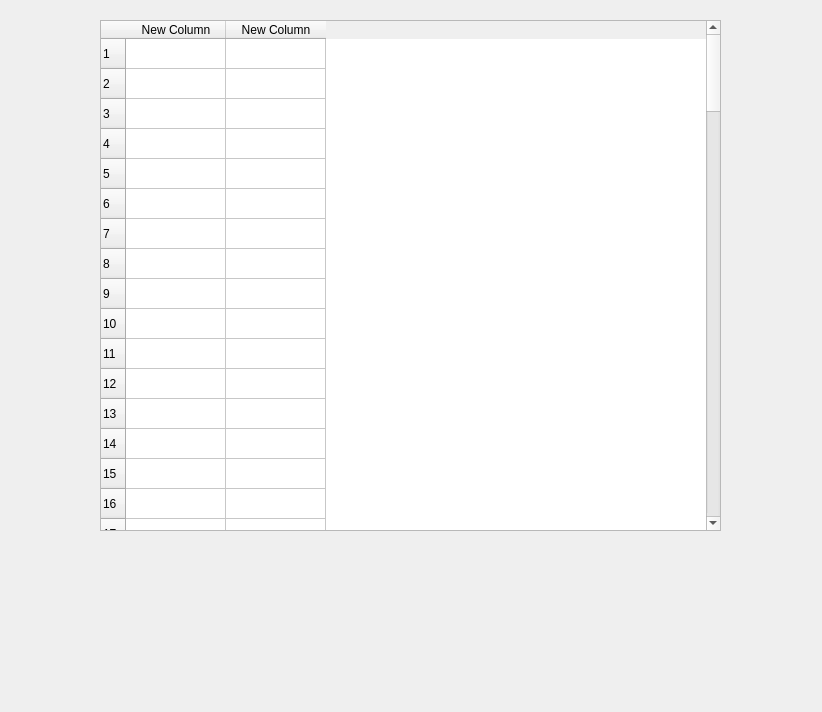
<?xml version="1.0" encoding="UTF-8"?>
<ui version="4.0">
 <class>AuthorCount</class>
 <widget class="QDialog" name="AuthorCount">
  <property name="geometry">
   <rect>
    <x>0</x>
    <y>0</y>
    <width>822</width>
    <height>712</height>
   </rect>
  </property>
  <property name="windowTitle">
   <string>Dialog</string>
  </property>
  <widget class="QTableWidget" name="tableWidget">
   <property name="geometry">
    <rect>
     <x>100</x>
     <y>20</y>
     <width>621</width>
     <height>511</height>
    </rect>
   </property>
   <row>
    <property name="text">
     <string>1</string>
    </property>
   </row>
   <row>
    <property name="text">
     <string>2</string>
    </property>
   </row>
   <row>
    <property name="text">
     <string>3</string>
    </property>
   </row>
   <row>
    <property name="text">
     <string>4</string>
    </property>
   </row>
   <row>
    <property name="text">
     <string>5</string>
    </property>
   </row>
   <row>
    <property name="text">
     <string>6</string>
    </property>
   </row>
   <row>
    <property name="text">
     <string>7</string>
    </property>
   </row>
   <row>
    <property name="text">
     <string>8</string>
    </property>
   </row>
   <row>
    <property name="text">
     <string>9</string>
    </property>
   </row>
   <row>
    <property name="text">
     <string>10</string>
    </property>
   </row>
   <row>
    <property name="text">
     <string>11</string>
    </property>
   </row>
   <row>
    <property name="text">
     <string>12</string>
    </property>
   </row>
   <row>
    <property name="text">
     <string>13</string>
    </property>
   </row>
   <row>
    <property name="text">
     <string>14</string>
    </property>
   </row>
   <row>
    <property name="text">
     <string>15</string>
    </property>
   </row>
   <row>
    <property name="text">
     <string>16</string>
    </property>
   </row>
   <row>
    <property name="text">
     <string>17</string>
    </property>
   </row>
   <row>
    <property name="text">
     <string>18</string>
    </property>
   </row>
   <row>
    <property name="text">
     <string>19</string>
    </property>
   </row>
   <row>
    <property name="text">
     <string>20</string>
    </property>
   </row>
   <row>
    <property name="text">
     <string>21</string>
    </property>
   </row>
   <row>
    <property name="text">
     <string>22</string>
    </property>
   </row>
   <row>
    <property name="text">
     <string>23</string>
    </property>
   </row>
   <row>
    <property name="text">
     <string>24</string>
    </property>
   </row>
   <row>
    <property name="text">
     <string>25</string>
    </property>
   </row>
   <row>
    <property name="text">
     <string>26</string>
    </property>
   </row>
   <row>
    <property name="text">
     <string>27</string>
    </property>
   </row>
   <row>
    <property name="text">
     <string>28</string>
    </property>
   </row>
   <row>
    <property name="text">
     <string>29</string>
    </property>
   </row>
   <row>
    <property name="text">
     <string>30</string>
    </property>
   </row>
   <row>
    <property name="text">
     <string>31</string>
    </property>
   </row>
   <row>
    <property name="text">
     <string>32</string>
    </property>
   </row>
   <row>
    <property name="text">
     <string>33</string>
    </property>
   </row>
   <row>
    <property name="text">
     <string>34</string>
    </property>
   </row>
   <row>
    <property name="text">
     <string>35</string>
    </property>
   </row>
   <row>
    <property name="text">
     <string>36</string>
    </property>
   </row>
   <row>
    <property name="text">
     <string>37</string>
    </property>
   </row>
   <row>
    <property name="text">
     <string>38</string>
    </property>
   </row>
   <row>
    <property name="text">
     <string>39</string>
    </property>
   </row>
   <row>
    <property name="text">
     <string>40</string>
    </property>
   </row>
   <row>
    <property name="text">
     <string>41</string>
    </property>
   </row>
   <row>
    <property name="text">
     <string>42</string>
    </property>
   </row>
   <row>
    <property name="text">
     <string>43</string>
    </property>
   </row>
   <row>
    <property name="text">
     <string>44</string>
    </property>
   </row>
   <row>
    <property name="text">
     <string>45</string>
    </property>
   </row>
   <row>
    <property name="text">
     <string>46</string>
    </property>
   </row>
   <row>
    <property name="text">
     <string>47</string>
    </property>
   </row>
   <row>
    <property name="text">
     <string>48</string>
    </property>
   </row>
   <row>
    <property name="text">
     <string>49</string>
    </property>
   </row>
   <row>
    <property name="text">
     <string>50</string>
    </property>
   </row>
   <row>
    <property name="text">
     <string>51</string>
    </property>
   </row>
   <row>
    <property name="text">
     <string>52</string>
    </property>
   </row>
   <row>
    <property name="text">
     <string>53</string>
    </property>
   </row>
   <row>
    <property name="text">
     <string>54</string>
    </property>
   </row>
   <row>
    <property name="text">
     <string>55</string>
    </property>
   </row>
   <row>
    <property name="text">
     <string>57</string>
    </property>
   </row>
   <row>
    <property name="text">
     <string>5</string>
    </property>
   </row>
   <row>
    <property name="text">
     <string>58</string>
    </property>
   </row>
   <row>
    <property name="text">
     <string>59</string>
    </property>
   </row>
   <row>
    <property name="text">
     <string>60</string>
    </property>
   </row>
   <row>
    <property name="text">
     <string>61</string>
    </property>
   </row>
   <row>
    <property name="text">
     <string>62</string>
    </property>
   </row>
   <row>
    <property name="text">
     <string>63</string>
    </property>
   </row>
   <row>
    <property name="text">
     <string>64</string>
    </property>
   </row>
   <row>
    <property name="text">
     <string>65</string>
    </property>
   </row>
   <row>
    <property name="text">
     <string>66</string>
    </property>
   </row>
   <row>
    <property name="text">
     <string>67</string>
    </property>
   </row>
   <row>
    <property name="text">
     <string>68</string>
    </property>
   </row>
   <row>
    <property name="text">
     <string>69</string>
    </property>
   </row>
   <row>
    <property name="text">
     <string>70</string>
    </property>
   </row>
   <row>
    <property name="text">
     <string>71</string>
    </property>
   </row>
   <row>
    <property name="text">
     <string>72</string>
    </property>
   </row>
   <row>
    <property name="text">
     <string>73</string>
    </property>
   </row>
   <row>
    <property name="text">
     <string>74</string>
    </property>
   </row>
   <row>
    <property name="text">
     <string>75</string>
    </property>
   </row>
   <row>
    <property name="text">
     <string>76</string>
    </property>
   </row>
   <row>
    <property name="text">
     <string>77</string>
    </property>
   </row>
   <row>
    <property name="text">
     <string>78</string>
    </property>
   </row>
   <row>
    <property name="text">
     <string>79</string>
    </property>
   </row>
   <row>
    <property name="text">
     <string>80</string>
    </property>
   </row>
   <row>
    <property name="text">
     <string>81</string>
    </property>
   </row>
   <row>
    <property name="text">
     <string>82</string>
    </property>
   </row>
   <row>
    <property name="text">
     <string>83</string>
    </property>
   </row>
   <row>
    <property name="text">
     <string>84</string>
    </property>
   </row>
   <row>
    <property name="text">
     <string>85</string>
    </property>
   </row>
   <row>
    <property name="text">
     <string>86</string>
    </property>
   </row>
   <row>
    <property name="text">
     <string>87</string>
    </property>
   </row>
   <row>
    <property name="text">
     <string>88</string>
    </property>
   </row>
   <row>
    <property name="text">
     <string>89</string>
    </property>
   </row>
   <row>
    <property name="text">
     <string>90</string>
    </property>
   </row>
   <row>
    <property name="text">
     <string>91</string>
    </property>
   </row>
   <row>
    <property name="text">
     <string>92</string>
    </property>
   </row>
   <row>
    <property name="text">
     <string>93</string>
    </property>
   </row>
   <row>
    <property name="text">
     <string>94</string>
    </property>
   </row>
   <row>
    <property name="text">
     <string>95</string>
    </property>
   </row>
   <row>
    <property name="text">
     <string>96</string>
    </property>
   </row>
   <row>
    <property name="text">
     <string>97</string>
    </property>
   </row>
   <row>
    <property name="text">
     <string>98</string>
    </property>
   </row>
   <row>
    <property name="text">
     <string>99</string>
    </property>
   </row>
   <row>
    <property name="text">
     <string>100</string>
    </property>
   </row>
   <column>
    <property name="text">
     <string>New Column</string>
    </property>
   </column>
   <column>
    <property name="text">
     <string>New Column</string>
    </property>
   </column>
  </widget>
 </widget>
 <resources/>
 <connections/>
</ui>
